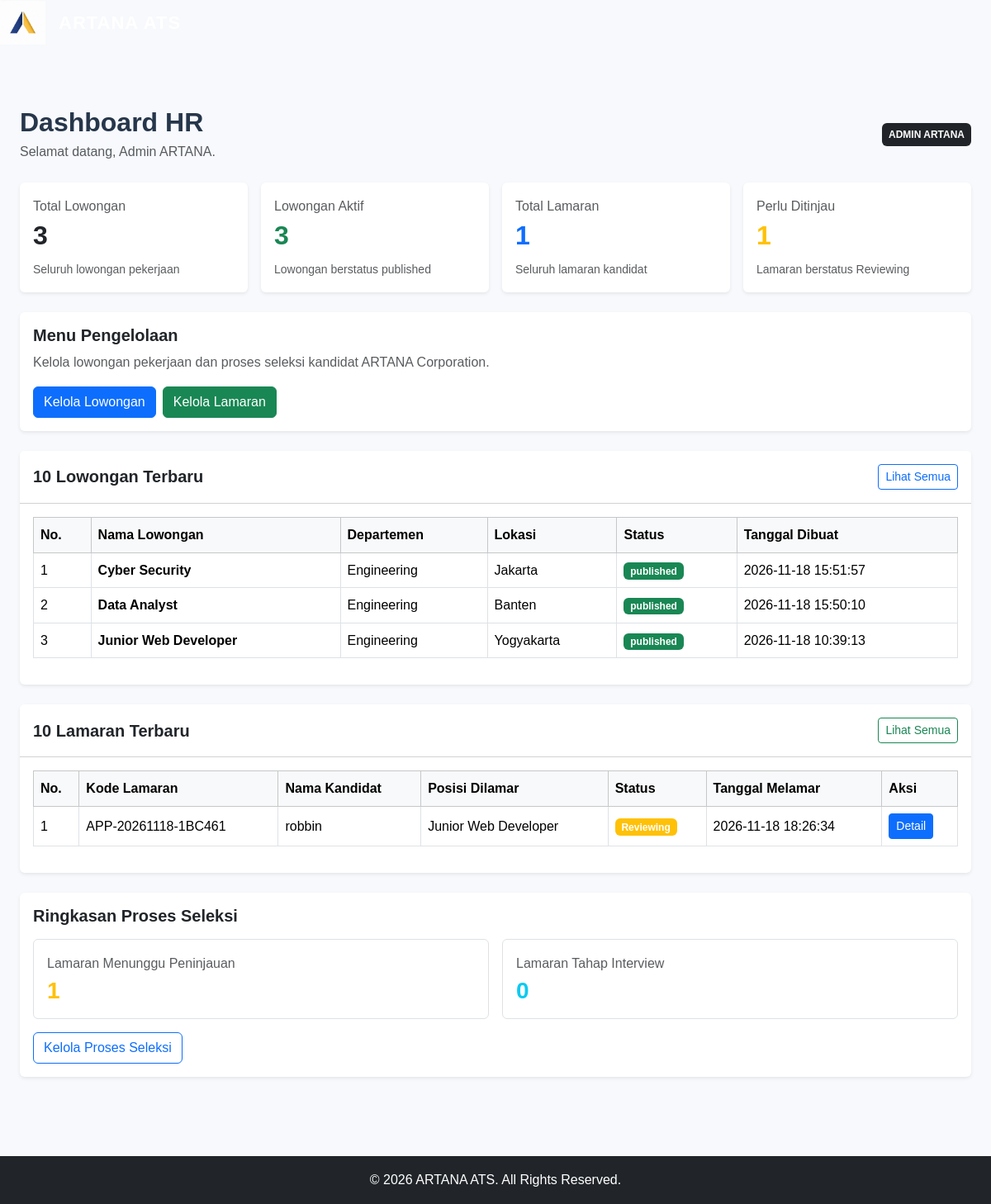
The page /hr/dashboard.php (signed in) on the database its author committed.
### tables this page shows
CREATE TABLE `jobs` (
  `id` bigint(20) UNSIGNED NOT NULL,
  `title` varchar(180) NOT NULL,
  `department_id` bigint(20) UNSIGNED NOT NULL,
  `location_type` enum('Hybrid','Remote','On-site') NOT NULL DEFAULT 'Hybrid',
  `location_name` varchar(150) NOT NULL,
  `description` text NOT NULL,
  `qualification` text DEFAULT NULL,
  `employment_type` enum('Full-time','Part-time','Contract','Internship') NOT NULL DEFAULT 'Full-time',
  `status` enum('draft','published','closed','archived') NOT NULL DEFAULT 'published',
  `published_at` datetime DEFAULT NULL,
  `deadline` date DEFAULT NULL,
  `created_by` bigint(20) UNSIGNED NOT NULL,
  `updated_by` bigint(20) UNSIGNED DEFAULT NULL,
  `created_at` timestamp NOT NULL DEFAULT current_timestamp(),
  `updated_at` timestamp NOT NULL DEFAULT current_timestamp() ON UPDATE current_timestamp()
);

CREATE TABLE `departments` (
  `id` bigint(20) UNSIGNED NOT NULL,
  `name` varchar(100) NOT NULL,
  `created_at` timestamp NOT NULL DEFAULT current_timestamp()
);

CREATE TABLE `applications` (
  `id` bigint(20) UNSIGNED NOT NULL,
  `application_code` varchar(30) NOT NULL,
  `job_id` bigint(20) UNSIGNED NOT NULL,
  `candidate_id` bigint(20) UNSIGNED NOT NULL,
  `candidate_name_snapshot` varchar(150) NOT NULL,
  `email_snapshot` varchar(190) NOT NULL,
  `phone_snapshot` varchar(30) DEFAULT NULL,
  `portfolio_url_snapshot` varchar(2048) DEFAULT NULL,
  `resume_path` varchar(500) DEFAULT NULL,
  `experience_notes` text DEFAULT NULL,
  `status` enum('Reviewing','Interview','Offered','Rejected') NOT NULL DEFAULT 'Reviewing',
  `applied_at` datetime NOT NULL DEFAULT current_timestamp(),
  `updated_at` timestamp NOT NULL DEFAULT current_timestamp() ON UPDATE current_timestamp(),
  `reviewed_by` bigint(20) UNSIGNED DEFAULT NULL,
  `reviewed_at` datetime DEFAULT NULL,
  `hr_notes` text DEFAULT NULL
);

### includes/functions.php (called while the page is built, shortened)
<?php
function is_logged_in(): bool
{
    return isset($_SESSION['user_id'], $_SESSION['role']);
}
function current_user(): ?array
{
    return [
        'id'    => $_SESSION['user_id'],
        'name'  => $_SESSION['full_name'] ?? '',
        'email' => $_SESSION['email'] ?? '',
        'role'  => $_SESSION['role'] ?? ''
    ];
}

### hr/dashboard.php (the view, shortened to what this page needs)
<?php
require_once __DIR__ . '/../includes/functions.php';
require_once __DIR__ . '/../includes/db.php';
$totalJobs = (int) $pdo->query("
    SELECT COUNT(*)
    FROM jobs
")->fetchColumn();
$activeJobs = (int) $pdo->query("
    SELECT COUNT(*)
    FROM jobs
    WHERE status = 'published'
")->fetchColumn();
$totalApplications = (int) $pdo->query("
    SELECT COUNT(*)
    FROM applications
")->fetchColumn();
$reviewingApplications = (int) $pdo->query("
    SELECT COUNT(*)
    FROM applications
    WHERE status = 'Reviewing'
")->fetchColumn();
$interviewApplications = (int) $pdo->query("
    SELECT COUNT(*)
    FROM applications
    WHERE status = 'Interview'
")->fetchColumn();
$stmt = $pdo->query("
    SELECT
        j.id,
        j.title,
        j.status,
        j.location_name,
        j.created_at,
        d.name AS department_name
    FROM jobs j
    JOIN departments d ON d.id = j.department_id
    ORDER BY j.created_at DESC
    LIMIT 10
");
$jobs = $stmt->fetchAll();
$stmt = $pdo->query("
    SELECT
        a.id,
        a.application_code,
        a.candidate_name_snapshot,
        a.status,
        a.applied_at,
        j.title AS job_title
    FROM applications a
    JOIN jobs j ON j.id = a.job_id
    ORDER BY a.applied_at DESC
    LIMIT 10
");
$applications = $stmt->fetchAll();
require_once __DIR__ . '/../includes/header.php';
?>
<div class="container py-4">
    <div class="d-flex justify-content-between align-items-center mb-4 flex-wrap gap-3">
        <div>
            <h2 class="fw-bold mb-1">Dashboard HR</h2>
            <p class="text-muted mb-0">
                Selamat datang,
                <?= htmlspecialchars($user['name'] ?? 'Admin ARTANA') ?>.
            </p>
        </div>
        <span class="badge bg-dark p-2">
            ADMIN ARTANA
        </span>
    </div>
    <div class="row g-3 mb-4">
        <div class="col-md-3 col-6">
            <div class="card shadow-sm border-0 h-100">
                <div class="card-body">
                    <p class="text-muted mb-1">
                        Total Lowongan
                    </p>
                    <h2 class="fw-bold">
                        <?= $totalJobs ?>
                    </h2>
                    <small class="text-muted">
                        Seluruh lowongan pekerjaan
                    </small>
                </div>
            </div>
        </div>
        <div class="col-md-3 col-6">
            <div class="card shadow-sm border-0 h-100">
                <div class="card-body">
                    <p class="text-muted mb-1">
                        Lowongan Aktif
                    </p>
                    <h2 class="fw-bold text-success">
                        <?= $activeJobs ?>
                    </h2>
                    <small class="text-muted">
                        Lowongan berstatus published
                    </small>
                </div>
            </div>
        </div>
        <div class="col-md-3 col-6">
            <div class="card shadow-sm border-0 h-100">
                <div class="card-body">
                    <p class="text-muted mb-1">
                        Total Lamaran
                    </p>
                    <h2 class="fw-bold text-primary">
                        <?= $totalApplications ?>
                    </h2>
                    <small class="text-muted">
                        Seluruh lamaran kandidat
                    </small>
                </div>
            </div>
        </div>
        <div class="col-md-3 col-6">
            <div class="card shadow-sm border-0 h-100">
                <div class="card-body">
                    <p class="text-muted mb-1">
                        Perlu Ditinjau
                    </p>
                    <h2 class="fw-bold text-warning">
                        <?= $reviewingApplications ?>
                    </h2>
                    <small class="text-muted">
                        Lamaran berstatus Reviewing
                    </small>
                </div>
            </div>
        </div>
    </div>
    <div class="card border-0 shadow-sm mb-4">
        <div class="card-body">
            <h5 class="fw-bold mb-2">
                Menu Pengelolaan
            </h5>
            <p class="text-muted">
                Kelola lowongan pekerjaan dan proses seleksi kandidat ARTANA Corporation.
            </p>
            <div class="d-flex flex-wrap gap-2">
                <a href="<?= BASE_URL ?>/hr/jobs.php"
                   class="btn btn-primary">
                    Kelola Lowongan
                </a>
                <a href="<?= BASE_URL ?>/hr/applications.php"
                   class="btn btn-success">
                    Kelola Lamaran
                </a>
            </div>
        </div>
    </div>
    <div class="card border-0 shadow-sm mb-4">
        <div class="card-header bg-white py-3 d-flex justify-content-between align-items-center">
            <h5 class="fw-bold mb-0">
                10 Lowongan Terbaru
            </h5>
            <a href="<?= BASE_URL ?>/hr/jobs.php"
               class="btn btn-sm btn-outline-primary">
                Lihat Semua
            </a>
        </div>
        <div class="card-body">
            <div class="table-responsive">
                <table class="table table-bordered table-hover align-middle">
                    <thead class="table-light">
                        <tr>
                            <th>No.</th>
                            <th>Nama Lowongan</th>
                            <th>Departemen</th>
                            <th>Lokasi</th>
                            <th>Status</th>
                            <th>Tanggal Dibuat</th>
                        </tr>
                    </thead>
                    <tbody>
                    <?php if ($jobs): ?>
                        <?php foreach ($jobs as $index => $job): ?>
                            <?php
                            $badgeClass = 'secondary';
                            if ($job['status'] === 'published') {
                                $badgeClass = 'success';
                            } elseif ($job['status'] === 'draft') {
                                $badgeClass = 'warning';
                            } elseif ($job['status'] === 'closed') {
                                $badgeClass = 'danger';
                            } elseif ($job['status'] === 'archived') {
                                $badgeClass = 'dark';
                            }
                            ?>
                            <tr>
                                <td>
                                    <?= $index + 1 ?>
                                </td>
                                <td>
                                    <strong>
                                        <?= htmlspecialchars($job['title']) ?>
                                    </strong>
                                </td>
                                <td>
                                    <?= htmlspecialchars($job['department_name']) ?>
                                </td>
                                <td>
                                    <?= htmlspecialchars($job['location_name']) ?>
                                </td>
                                <td>
                                    <span class="badge bg-<?= $badgeClass ?>">
                                        <?= htmlspecialchars($job['status']) ?>
                                    </span>
                                </td>
                                <td>
                                    <?= htmlspecialchars($job['created_at']) ?>
                                </td>
                            </tr>
                        <?php endforeach; ?>
                    <?php endif; ?>
                    </tbody>
                </table>
            </div>
        </div>
    </div>
    <div class="card border-0 shadow-sm mb-4">
        <div class="card-header bg-white py-3 d-flex justify-content-between align-items-center">
            <h5 class="fw-bold mb-0">
                10 Lamaran Terbaru
            </h5>
            <a href="<?= BASE_URL ?>/hr/applications.php"
               class="btn btn-sm btn-outline-success">
                Lihat Semua
            </a>
        </div>
        <div class="card-body">
            <div class="table-responsive">
                <table class="table table-bordered table-hover align-middle">
                    <thead class="table-light">
                        <tr>
                            <th>No.</th>
                            <th>Kode Lamaran</th>
                            <th>Nama Kandidat</th>
                            <th>Posisi Dilamar</th>
                            <th>Status</th>
                            <th>Tanggal Melamar</th>
                            <th>Aksi</th>
                        </tr>
                    </thead>
                    <tbody>
                    <?php if ($applications): ?>
                        <?php foreach ($applications as $index => $application): ?>
                            <?php
                            $badgeClass = 'warning';
                            ?>
                            <tr>
                                <td>
                                    <?= $index + 1 ?>
                                </td>
                                <td>
                                    <?= htmlspecialchars($application['application_code']) ?>
                                </td>
                                <td>
                                    <?= htmlspecialchars($application['candidate_name_snapshot']) ?>
                                </td>
                                <td>
                                    <?= htmlspecialchars($application['job_title']) ?>
                                </td>
                                <td>
                                    <span class="badge bg-<?= $badgeClass ?>">
                                        <?= htmlspecialchars($application['status']) ?>
                                    </span>
                                </td>
                                <td>
                                    <?= htmlspecialchars($application['applied_at']) ?>
                                </td>
                                <td>
                                    <a
                                        href="<?= BASE_URL ?>/hr/application_detail.php?id=<?= (int) $application['id'] ?>"
                                        class="btn btn-sm btn-primary">
                                        Detail
                                    </a>
                                </td>
                            </tr>
                        <?php endforeach; ?>
                    <?php endif; ?>
                    </tbody>
                </table>
            </div>
        </div>
    </div>
    <div class="card border-0 shadow-sm">
        <div class="card-body">
            <h5 class="fw-bold mb-3">
                Ringkasan Proses Seleksi
            </h5>
            <div class="row g-3">
                <div class="col-md-6">
                    <div class="border rounded p-3">
                        <p class="text-muted mb-1">
                            Lamaran Menunggu Peninjauan
                        </p>
                        <h3 class="fw-bold text-warning mb-0">
                            <?= $reviewingApplications ?>
                        </h3>
                    </div>
                </div>
                <div class="col-md-6">
                    <div class="border rounded p-3">
                        <p class="text-muted mb-1">
                            Lamaran Tahap Interview
                        </p>
                        <h3 class="fw-bold text-info mb-0">
                            <?= $interviewApplications ?>
                        </h3>
                    </div>
                </div>
            </div>
            <div class="mt-3">
                <a href="<?= BASE_URL ?>/hr/applications.php"
                   class="btn btn-outline-primary">
                    Kelola Proses Seleksi
                </a>
            </div>
        </div>
    </div>
</div>
<?php require_once __DIR__ . '/../includes/footer.php'; ?>

### assets/css/style.css (style rules this page uses)
* { margin: 0; padding: 0; box-sizing: border-box; }
:root { --primary: #142d50; --primary-light: #1e416e; --secondary: #e8b85b; --background: #f7f9fc; --text: #26364b; --muted: #718096; --white: #ffffff; --border: #e5eaf1; }
body { font-family: Arial, Helvetica, sans-serif; background: var(--background); color: var(--text); line-height: 1.6; }
a { text-decoration: none; }
.container { max-width: 1200px; }

### rows shown on the page
jobs: title "Cyber Security", department.name "Engineering", location_name "Jakarta", status "published", created_at "2026-11-18 15:51:57"
jobs: title "Data Analyst", department.name "Engineering", location_name "Banten", status "published", created_at "2026-11-18 15:50:10"
jobs: title "Junior Web Developer", department.name "Engineering", location_name "Yogyakarta", status "published", created_at "2026-11-18 10:39:13"
applications: application_code "APP-20261118-1BC461", candidate_name_snapshot "robbin", job.title "Junior Web Developer", status "Reviewing", applied_at "2026-11-18 18:26:34"

### other values the page prints
$user['name'] "Admin ARTANA"
$totalJobs "3"
$activeJobs "3"
$totalApplications "1"
$reviewingApplications "1"
$interviewApplications "0"
